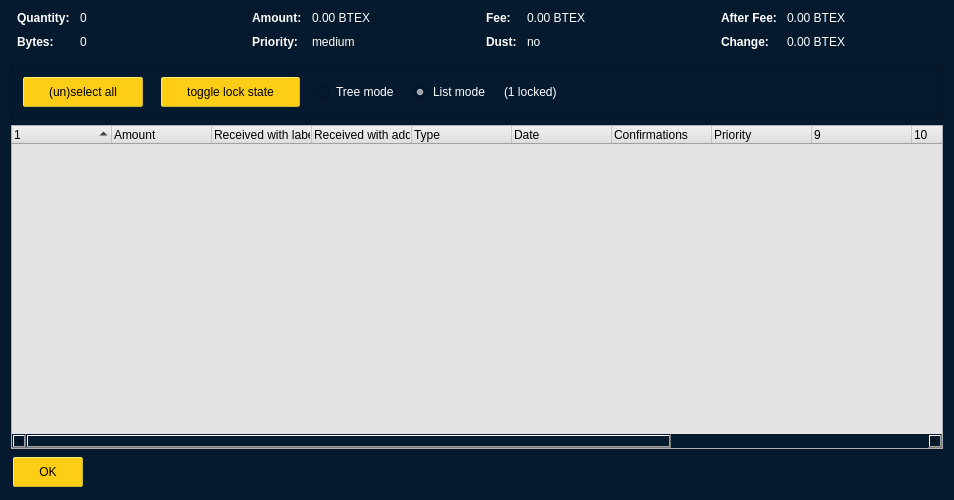
<?xml version="1.0" encoding="UTF-8"?>
<ui version="4.0">
 <class>CoinControlDialog</class>
 <widget class="QDialog" name="CoinControlDialog">
  <property name="geometry">
   <rect>
    <x>0</x>
    <y>0</y>
    <width>954</width>
    <height>500</height>
   </rect>
  </property>
  <property name="windowTitle">
   <string>Coin Selection</string>
  </property>
  <property name="styleSheet">
   <string notr="true">background-color: rgb(5, 26, 47);
color: black;</string>
  </property>
  <layout class="QVBoxLayout" name="verticalLayout">
   <item>
    <layout class="QHBoxLayout" name="horizontalLayoutTop" stretch="0,0,0,0">
     <property name="topMargin">
      <number>0</number>
     </property>
     <property name="bottomMargin">
      <number>10</number>
     </property>
     <item>
      <layout class="QFormLayout" name="formLayoutCoinControl1">
       <property name="horizontalSpacing">
        <number>10</number>
       </property>
       <property name="verticalSpacing">
        <number>10</number>
       </property>
       <property name="leftMargin">
        <number>6</number>
       </property>
       <property name="rightMargin">
        <number>6</number>
       </property>
       <item row="0" column="0">
        <widget class="QLabel" name="labelCoinControlQuantityText">
         <property name="font">
          <font>
           <weight>75</weight>
           <bold>true</bold>
          </font>
         </property>
         <property name="styleSheet">
          <string notr="true">background: transparent;
color:white</string>
         </property>
         <property name="text">
          <string>Quantity:</string>
         </property>
        </widget>
       </item>
       <item row="0" column="1">
        <widget class="QLabel" name="labelCoinControlQuantity">
         <property name="cursor">
          <cursorShape>IBeamCursor</cursorShape>
         </property>
         <property name="contextMenuPolicy">
          <enum>Qt::ActionsContextMenu</enum>
         </property>
         <property name="styleSheet">
          <string notr="true">background: transparent;
color:white</string>
         </property>
         <property name="text">
          <string notr="true">0</string>
         </property>
         <property name="textInteractionFlags">
          <set>Qt::LinksAccessibleByMouse|Qt::TextSelectableByKeyboard|Qt::TextSelectableByMouse</set>
         </property>
        </widget>
       </item>
       <item row="1" column="0">
        <widget class="QLabel" name="labelCoinControlBytesText">
         <property name="font">
          <font>
           <weight>75</weight>
           <bold>true</bold>
          </font>
         </property>
         <property name="styleSheet">
          <string notr="true">background: transparent;
color:white</string>
         </property>
         <property name="text">
          <string>Bytes:</string>
         </property>
        </widget>
       </item>
       <item row="1" column="1">
        <widget class="QLabel" name="labelCoinControlBytes">
         <property name="cursor">
          <cursorShape>IBeamCursor</cursorShape>
         </property>
         <property name="contextMenuPolicy">
          <enum>Qt::ActionsContextMenu</enum>
         </property>
         <property name="styleSheet">
          <string notr="true">background: transparent;
color:white</string>
         </property>
         <property name="text">
          <string notr="true">0</string>
         </property>
         <property name="textInteractionFlags">
          <set>Qt::LinksAccessibleByMouse|Qt::TextSelectableByKeyboard|Qt::TextSelectableByMouse</set>
         </property>
        </widget>
       </item>
      </layout>
     </item>
     <item>
      <layout class="QFormLayout" name="formLayoutCoinControl2">
       <property name="horizontalSpacing">
        <number>10</number>
       </property>
       <property name="verticalSpacing">
        <number>10</number>
       </property>
       <property name="leftMargin">
        <number>6</number>
       </property>
       <property name="rightMargin">
        <number>6</number>
       </property>
       <item row="0" column="0">
        <widget class="QLabel" name="labelCoinControlAmountText">
         <property name="font">
          <font>
           <weight>75</weight>
           <bold>true</bold>
          </font>
         </property>
         <property name="styleSheet">
          <string notr="true">background: transparent;
color:white</string>
         </property>
         <property name="text">
          <string>Amount:</string>
         </property>
        </widget>
       </item>
       <item row="0" column="1">
        <widget class="QLabel" name="labelCoinControlAmount">
         <property name="cursor">
          <cursorShape>IBeamCursor</cursorShape>
         </property>
         <property name="contextMenuPolicy">
          <enum>Qt::ActionsContextMenu</enum>
         </property>
         <property name="styleSheet">
          <string notr="true">background: transparent;
color:white</string>
         </property>
         <property name="text">
          <string notr="true">0.00 BTEX</string>
         </property>
         <property name="textInteractionFlags">
          <set>Qt::LinksAccessibleByMouse|Qt::TextSelectableByKeyboard|Qt::TextSelectableByMouse</set>
         </property>
        </widget>
       </item>
       <item row="1" column="0">
        <widget class="QLabel" name="labelCoinControlPriorityText">
         <property name="font">
          <font>
           <weight>75</weight>
           <bold>true</bold>
          </font>
         </property>
         <property name="styleSheet">
          <string notr="true">background: transparent;
color:white</string>
         </property>
         <property name="text">
          <string>Priority:</string>
         </property>
        </widget>
       </item>
       <item row="1" column="1">
        <widget class="QLabel" name="labelCoinControlPriority">
         <property name="cursor">
          <cursorShape>IBeamCursor</cursorShape>
         </property>
         <property name="contextMenuPolicy">
          <enum>Qt::ActionsContextMenu</enum>
         </property>
         <property name="styleSheet">
          <string notr="true">background: transparent;
color:white</string>
         </property>
         <property name="text">
          <string>medium</string>
         </property>
         <property name="textInteractionFlags">
          <set>Qt::LinksAccessibleByMouse|Qt::TextSelectableByKeyboard|Qt::TextSelectableByMouse</set>
         </property>
        </widget>
       </item>
      </layout>
     </item>
     <item>
      <layout class="QFormLayout" name="formLayoutCoinControl3">
       <property name="horizontalSpacing">
        <number>10</number>
       </property>
       <property name="verticalSpacing">
        <number>10</number>
       </property>
       <property name="leftMargin">
        <number>6</number>
       </property>
       <property name="rightMargin">
        <number>6</number>
       </property>
       <item row="0" column="0">
        <widget class="QLabel" name="labelCoinControlFeeText">
         <property name="font">
          <font>
           <weight>75</weight>
           <bold>true</bold>
          </font>
         </property>
         <property name="styleSheet">
          <string notr="true">background: transparent;
color:white</string>
         </property>
         <property name="text">
          <string>Fee:</string>
         </property>
        </widget>
       </item>
       <item row="0" column="1">
        <widget class="QLabel" name="labelCoinControlFee">
         <property name="cursor">
          <cursorShape>IBeamCursor</cursorShape>
         </property>
         <property name="contextMenuPolicy">
          <enum>Qt::ActionsContextMenu</enum>
         </property>
         <property name="styleSheet">
          <string notr="true">background: transparent;
color:white</string>
         </property>
         <property name="text">
          <string notr="true">0.00 BTEX</string>
         </property>
         <property name="textInteractionFlags">
          <set>Qt::LinksAccessibleByMouse|Qt::TextSelectableByKeyboard|Qt::TextSelectableByMouse</set>
         </property>
        </widget>
       </item>
       <item row="1" column="0">
        <widget class="QLabel" name="labelCoinControlLowOutputText">
         <property name="enabled">
          <bool>false</bool>
         </property>
         <property name="font">
          <font>
           <weight>75</weight>
           <bold>true</bold>
          </font>
         </property>
         <property name="styleSheet">
          <string notr="true">background: transparent;
color:white</string>
         </property>
         <property name="text">
          <string>Dust:</string>
         </property>
        </widget>
       </item>
       <item row="1" column="1">
        <widget class="QLabel" name="labelCoinControlLowOutput">
         <property name="enabled">
          <bool>false</bool>
         </property>
         <property name="cursor">
          <cursorShape>IBeamCursor</cursorShape>
         </property>
         <property name="contextMenuPolicy">
          <enum>Qt::ActionsContextMenu</enum>
         </property>
         <property name="styleSheet">
          <string notr="true">background: transparent;
color:white</string>
         </property>
         <property name="text">
          <string>no</string>
         </property>
         <property name="textInteractionFlags">
          <set>Qt::LinksAccessibleByMouse|Qt::TextSelectableByKeyboard|Qt::TextSelectableByMouse</set>
         </property>
        </widget>
       </item>
      </layout>
     </item>
     <item>
      <layout class="QFormLayout" name="formLayoutCoinControl4">
       <property name="horizontalSpacing">
        <number>10</number>
       </property>
       <property name="verticalSpacing">
        <number>10</number>
       </property>
       <property name="leftMargin">
        <number>6</number>
       </property>
       <property name="rightMargin">
        <number>6</number>
       </property>
       <item row="0" column="0">
        <widget class="QLabel" name="labelCoinControlAfterFeeText">
         <property name="font">
          <font>
           <weight>75</weight>
           <bold>true</bold>
          </font>
         </property>
         <property name="styleSheet">
          <string notr="true">background: transparent;
color:white</string>
         </property>
         <property name="text">
          <string>After Fee:</string>
         </property>
        </widget>
       </item>
       <item row="0" column="1">
        <widget class="QLabel" name="labelCoinControlAfterFee">
         <property name="cursor">
          <cursorShape>IBeamCursor</cursorShape>
         </property>
         <property name="contextMenuPolicy">
          <enum>Qt::ActionsContextMenu</enum>
         </property>
         <property name="styleSheet">
          <string notr="true">background: transparent;
color:white</string>
         </property>
         <property name="text">
          <string notr="true">0.00 BTEX</string>
         </property>
         <property name="textInteractionFlags">
          <set>Qt::LinksAccessibleByMouse|Qt::TextSelectableByKeyboard|Qt::TextSelectableByMouse</set>
         </property>
        </widget>
       </item>
       <item row="1" column="0">
        <widget class="QLabel" name="labelCoinControlChangeText">
         <property name="enabled">
          <bool>false</bool>
         </property>
         <property name="font">
          <font>
           <weight>75</weight>
           <bold>true</bold>
          </font>
         </property>
         <property name="styleSheet">
          <string notr="true">background: transparent;
color:white</string>
         </property>
         <property name="text">
          <string>Change:</string>
         </property>
        </widget>
       </item>
       <item row="1" column="1">
        <widget class="QLabel" name="labelCoinControlChange">
         <property name="enabled">
          <bool>false</bool>
         </property>
         <property name="cursor">
          <cursorShape>IBeamCursor</cursorShape>
         </property>
         <property name="contextMenuPolicy">
          <enum>Qt::ActionsContextMenu</enum>
         </property>
         <property name="styleSheet">
          <string notr="true">background: transparent;
color:white</string>
         </property>
         <property name="text">
          <string notr="true">0.00 BTEX</string>
         </property>
         <property name="textInteractionFlags">
          <set>Qt::LinksAccessibleByMouse|Qt::TextSelectableByKeyboard|Qt::TextSelectableByMouse</set>
         </property>
        </widget>
       </item>
      </layout>
     </item>
    </layout>
   </item>
   <item>
    <widget class="QFrame" name="frame">
     <property name="minimumSize">
      <size>
       <width>0</width>
       <height>40</height>
      </size>
     </property>
     <property name="styleSheet">
      <string notr="true"/>
     </property>
     <property name="frameShape">
      <enum>QFrame::StyledPanel</enum>
     </property>
     <property name="frameShadow">
      <enum>QFrame::Sunken</enum>
     </property>
     <layout class="QHBoxLayout" name="horizontalLayout">
      <item>
       <layout class="QHBoxLayout" name="horizontalLayoutPanel" stretch="0,0,0,0,0,0">
        <property name="spacing">
         <number>14</number>
        </property>
        <item>
         <widget class="QPushButton" name="pushButtonSelectAll">
          <property name="sizePolicy">
           <sizepolicy hsizetype="Maximum" vsizetype="Fixed">
            <horstretch>0</horstretch>
            <verstretch>0</verstretch>
           </sizepolicy>
          </property>
          <property name="styleSheet">
           <string notr="true">QPushButton { /* Global Button Style */
	background-color: rgb(254, 206, 23);
	border-width: 1px;
	border-style: outset;
	border-color: #cbb62f;
	border-radius: 2px;
	color:#000000;
	font-size:12px;
	font-weight:normal;
	padding-left:25px;
	padding-right:25px;
	padding-top:1px;
	padding-bottom:1px;
	height: 26px;
	margin: 2px;
}
QPushButton:hover {
		background-color: rgb(206, 163, 153);
}

QPushButton:pressed {
	background-color: rgb(170, 255, 255);
	border:1px solid #000000;
}</string>
          </property>
          <property name="text">
           <string>(un)select all</string>
          </property>
          <property name="autoDefault">
           <bool>false</bool>
          </property>
         </widget>
        </item>
        <item>
         <widget class="QPushButton" name="pushButtonToggleLock">
          <property name="sizePolicy">
           <sizepolicy hsizetype="Maximum" vsizetype="Fixed">
            <horstretch>0</horstretch>
            <verstretch>0</verstretch>
           </sizepolicy>
          </property>
          <property name="styleSheet">
           <string notr="true">QPushButton { /* Global Button Style */
	background-color: rgb(254, 206, 23);
	border-width: 1px;
	border-style: outset;
	border-color: #cbb62f;
	border-radius: 2px;
	color:#000000;
	font-size:12px;
	font-weight:normal;
	padding-left:25px;
	padding-right:25px;
	padding-top:1px;
	padding-bottom:1px;
	height: 26px;
	margin: 2px;
}
QPushButton:hover {
		background-color: rgb(206, 163, 153);
}

QPushButton:pressed {
	background-color: rgb(170, 255, 255);
	border:1px solid #000000;
}</string>
          </property>
          <property name="text">
           <string>toggle lock state</string>
          </property>
          <property name="autoDefault">
           <bool>false</bool>
          </property>
         </widget>
        </item>
        <item>
         <widget class="QRadioButton" name="radioTreeMode">
          <property name="sizePolicy">
           <sizepolicy hsizetype="Maximum" vsizetype="Fixed">
            <horstretch>0</horstretch>
            <verstretch>0</verstretch>
           </sizepolicy>
          </property>
          <property name="styleSheet">
           <string notr="true">color:white</string>
          </property>
          <property name="text">
           <string>Tree mode</string>
          </property>
         </widget>
        </item>
        <item>
         <widget class="QRadioButton" name="radioListMode">
          <property name="sizePolicy">
           <sizepolicy hsizetype="Maximum" vsizetype="Fixed">
            <horstretch>0</horstretch>
            <verstretch>0</verstretch>
           </sizepolicy>
          </property>
          <property name="styleSheet">
           <string notr="true">color:white</string>
          </property>
          <property name="text">
           <string>List mode</string>
          </property>
          <property name="checked">
           <bool>true</bool>
          </property>
         </widget>
        </item>
        <item>
         <widget class="QLabel" name="labelLocked">
          <property name="styleSheet">
           <string notr="true">color:white</string>
          </property>
          <property name="text">
           <string>(1 locked)</string>
          </property>
         </widget>
        </item>
        <item>
         <spacer name="horizontalSpacer">
          <property name="orientation">
           <enum>Qt::Horizontal</enum>
          </property>
          <property name="sizeHint" stdset="0">
           <size>
            <width>40</width>
            <height>20</height>
           </size>
          </property>
         </spacer>
        </item>
       </layout>
      </item>
     </layout>
    </widget>
   </item>
   <item>
    <widget class="CoinControlTreeWidget" name="treeWidget">
     <property name="contextMenuPolicy">
      <enum>Qt::CustomContextMenu</enum>
     </property>
     <property name="styleSheet">
      <string notr="true">background-color: rgb(227, 227, 227);
color: black</string>
     </property>
     <property name="sortingEnabled">
      <bool>false</bool>
     </property>
     <property name="columnCount">
      <number>13</number>
     </property>
     <attribute name="headerShowSortIndicator" stdset="0">
      <bool>true</bool>
     </attribute>
     <attribute name="headerStretchLastSection">
      <bool>false</bool>
     </attribute>
     <column>
      <property name="text">
       <string/>
      </property>
     </column>
     <column>
      <property name="text">
       <string>Amount</string>
      </property>
     </column>
     <column>
      <property name="text">
       <string>Received with label</string>
      </property>
     </column>
     <column>
      <property name="text">
       <string>Received with address</string>
      </property>
     </column>
     <column>
      <property name="text">
       <string>Type</string>
      </property>
     </column>
     <column>
      <property name="text">
       <string>Date</string>
      </property>
     </column>
     <column>
      <property name="text">
       <string>Confirmations</string>
      </property>
      <property name="toolTip">
       <string>Confirmed</string>
      </property>
     </column>
     <column>
      <property name="text">
       <string>Priority</string>
      </property>
     </column>
     <column>
      <property name="text">
       <string/>
      </property>
     </column>
     <column>
      <property name="text">
       <string/>
      </property>
     </column>
     <column>
      <property name="text">
       <string/>
      </property>
     </column>
     <column>
      <property name="text">
       <string/>
      </property>
     </column>
     <column>
      <property name="text">
       <string/>
      </property>
     </column>
    </widget>
   </item>
   <item>
    <widget class="QDialogButtonBox" name="buttonBox">
     <property name="sizePolicy">
      <sizepolicy hsizetype="Maximum" vsizetype="Fixed">
       <horstretch>0</horstretch>
       <verstretch>0</verstretch>
      </sizepolicy>
     </property>
     <property name="styleSheet">
      <string notr="true">QPushButton { /* Global Button Style */
	background-color: rgb(254, 206, 23);
	border-width: 1px;
	border-style: outset;
	border-color: #cbb62f;
	border-radius: 2px;
	color:#000000;
	font-size:12px;
	font-weight:normal;
	padding-left:25px;
	padding-right:25px;
	padding-top:1px;
	padding-bottom:1px;
	height: 26px;
	margin: 2px;
}
QPushButton:hover {
		background-color: rgb(206, 163, 153);
}

QPushButton:pressed {
	background-color: rgb(170, 255, 255);
	border:1px solid #000000;
}</string>
     </property>
     <property name="orientation">
      <enum>Qt::Horizontal</enum>
     </property>
     <property name="standardButtons">
      <set>QDialogButtonBox::Ok</set>
     </property>
    </widget>
   </item>
  </layout>
 </widget>
 <customwidgets>
  <customwidget>
   <class>CoinControlTreeWidget</class>
   <extends>QTreeWidget</extends>
   <header>coincontroltreewidget.h</header>
  </customwidget>
 </customwidgets>
 <resources/>
 <connections/>
</ui>
